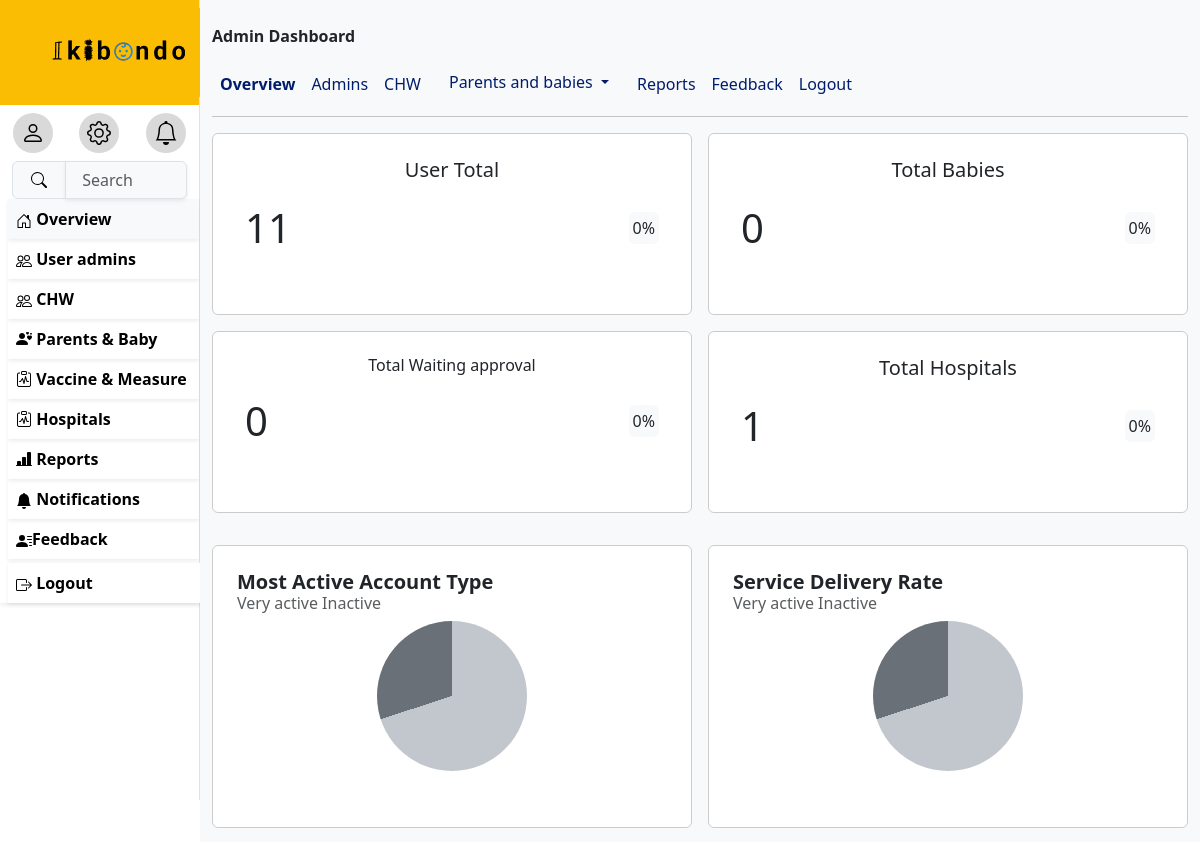
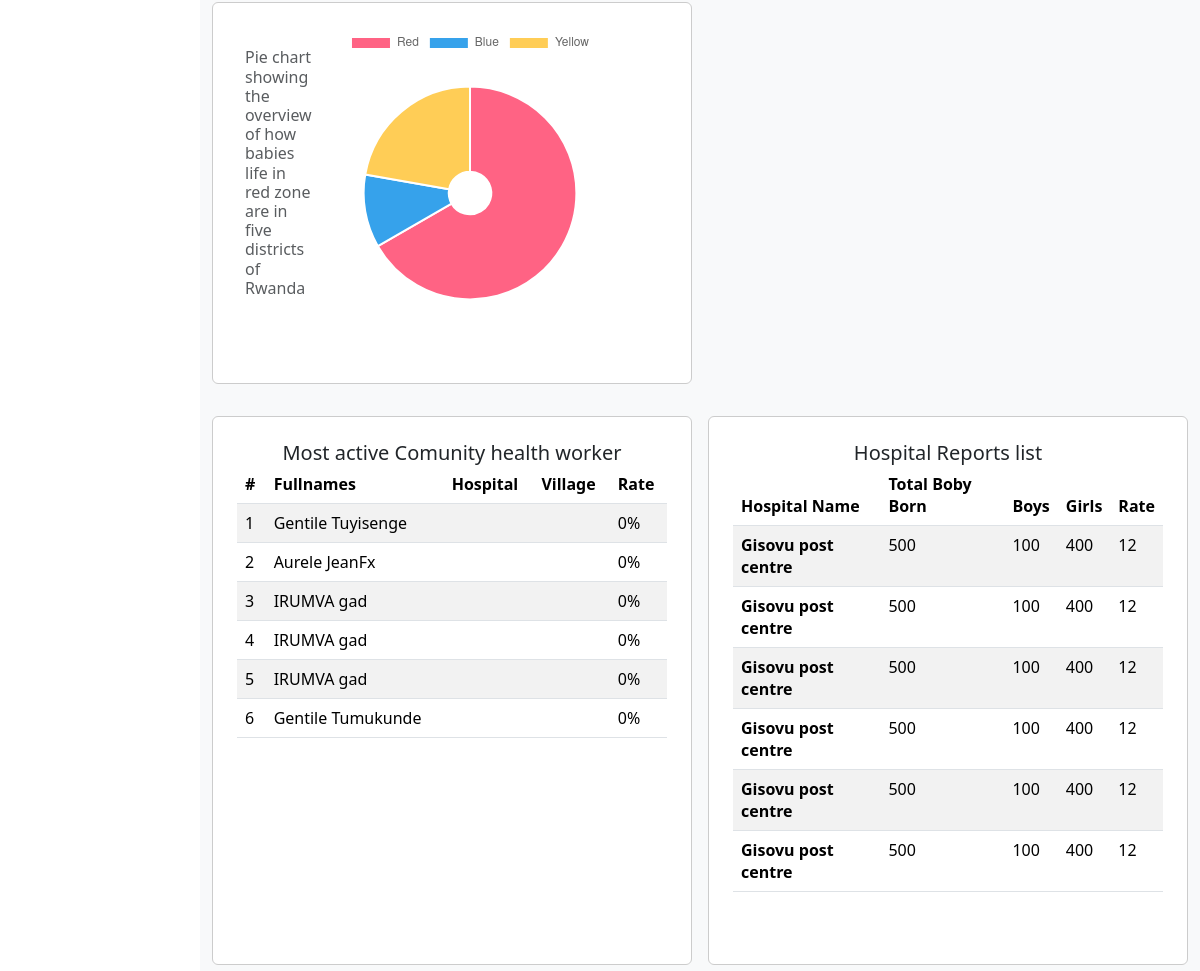
The page /useradmin/ (signed in, upper part) on the database as committed earlier (2 pictures, top to bottom).
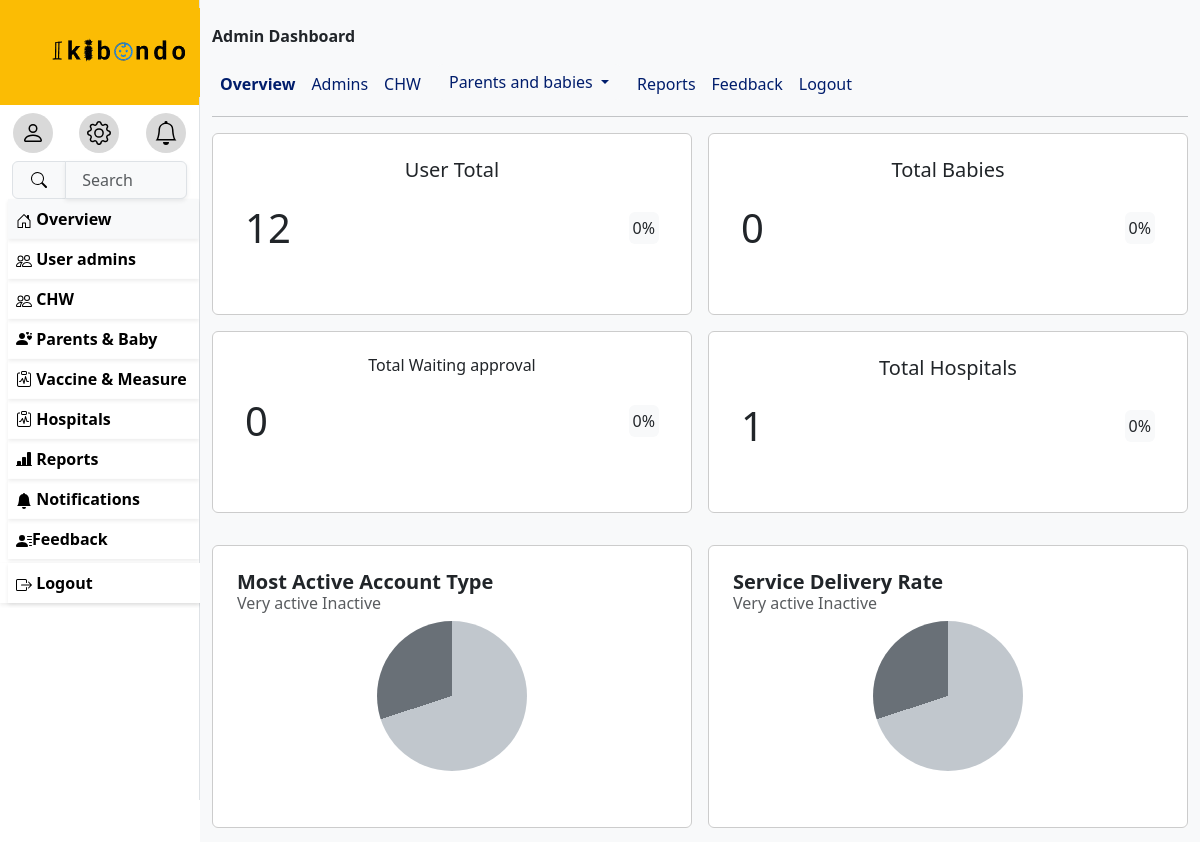
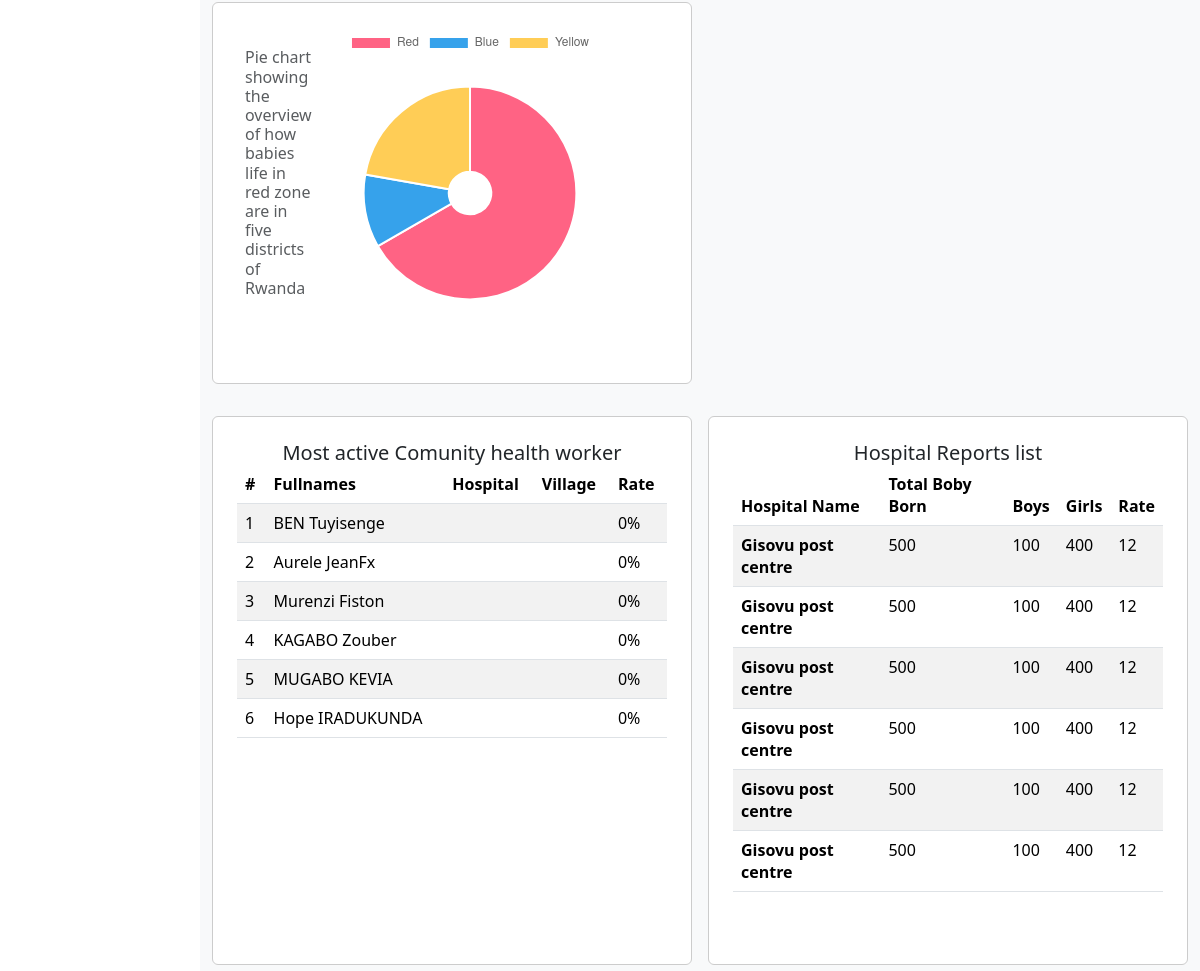
The same page on the database as committed later (2 pictures, top to bottom).
### ikibondoapp/models.py (models this page shows, shortened)
class Myuser(AbstractUser):
    ROLE_CHOICES = [
        ('Nurse', 'Nurse'),
        ('Superadmin', 'Superadmin'),
        ('Chw', 'Chw'),
        ('Parent', 'Parent'),
    ]
    GENDER_CHOICES = [
        ('Male', 'Male'),
        ('Female', 'Female'),
    ]
    username=None
    phone_number=models.CharField(max_length=10,validators=[
            RegexValidator(
                regex=r'^\d{10}$',
                message="Phone number must be 10 digits long.",
                code='invalid_phone_number'
            )
            ],
        unique=True)
    email=models.EmailField(unique=True,blank=True)
    role=models.CharField(choices=[('Nurse','Nurse'),('Superadmin','Superadmin'),('Chw','Chw'),('Parent','Parent')],max_length=50)
    gender= models.CharField(choices=[('Male','Male'),('Female','Female')],max_length=20)
    Age= models.PositiveIntegerField(null=True,validators=[
            RegexValidator(
                regex=r'^\d{2}$',
                message="age must be 2 digits long.",
                code='invalid_age_value'
            )
            ])
    need_password_change=models.BooleanField(default=True)
    USERNAME_FIELD='phone_number'
    REQUIRED_FIELDS=['email']
    object=CustomUserManager()

### ikibondoapp/views.py (the view)
# urls.py: path('useradmin/',useradmin,name='useradmin'),
@login_required(login_url='/login/')
def useradmin(request):
    user=request.user
    myusers=Myuser.objects.filter(role='Chw').order_by('-date_joined')
    return render(request,'admindashboard.html',{'user':user,'totals':total,'userchws':myusers})

### TEMPLATES/admindashboard.html (shortened to what the changed rows need)
{% extends 'base.html' %}
{% block content %}
<div class="wrapper">
  <div class="box hov">
    <div class="card-body">
      <div class="hstack pt-3 px-2">
      <div class="card-link"style="font-size: 40px;">
       {{totals.totaluser}}
      </div>
      <div class="card-link bg-light p-1 rounded ms-auto">0%</div>
      </div>
    </div>
  </div>
</div>
       <script>
           // Data setup
           const data = {
             labels: ['Red', 'Blue', 'Yellow'],
             datasets: [{
               label: 'My First Dataset',
               data: [300, 50, 100],
               backgroundColor: [
                 'rgb(255, 99, 132)',
                 'rgb(54, 162, 235)',
                 'rgb(255, 205, 86)'
               ],
               hoverOffset: 4
             }]
           };
           // Chart configuration
           const config = {
             type: 'doughnut',
             data: data,
             options:{
               responsive: true,          // Enables responsiveness
               maintainAspectRatio: false, // Prevents maintaining the default aspect ratio
               cutout: '20%', // Adjust the size of the inner radius (reduce doughnut thickness)
               radius: '80%', // Adjust the outer radius
             }
           };
           // Render the chart in the canvas
           const ctx = document.getElementById('myChart').getContext('2d');
           const myChart = new Chart(ctx, config);
      </script>
<div class="wrapper1 gx-2">
  <div class="box">
    <div class="card-body table-responsive">
    <table class="table table-striped table-hover">
      <thead>
        <tr>
          <th scope="col">#</th>
          <th scope="col">Fullnames</th>
          <th scope="col">Hospital</th>
          <th scope="col">Village</th>
          <th scope="col">Rate</th>
        </tr>
      </thead>
      <tbody>
       {% for users in userchws|slice:":6" %}
       <tr>
         <td>{{ forloop.counter }}</td>
         <td>{{users.first_name}} {{users.last_name}}</td>
         <td></td>
         <td></td>
         <td>0%</td>
       </tr>
       {%endfor%}
      </tbody>
    </table>
    </div>
  </div>
  <div class="box">
    <div class="card-body table-responsive">
    <table class="table table-striped table-hover">
      <thead>
        <tr>
          <th scope="col">Hospital Name</th>
          <th scope="col">Total Boby Born</th>
          <th scope="col">Boys</th>
          <th scope="col">Girls</th>
          <th scope="col">Rate</th>
        </tr>
      </thead>
      <tbody>
        <tr>
          <th scope="row">Gisovu post centre</th>
        </tr>
        <tr>
          <th scope="row">Gisovu post centre</th>
        </tr>
        <tr>
          <th scope="row">Gisovu post centre</th>
        </tr>
        <tr>
          <th scope="row">Gisovu post centre</th>
        </tr>
        <tr>
          <th scope="row">Gisovu post centre</th>
        </tr>
        <tr>
          <th scope="row">Gisovu post centre</th>
        </tr>
      </tbody>
    </table>
    </div>
  </div>
</div>
{%endblock%}

Rows that differ between the two databases and show on the page:
changed Myuser "Tuyisenge": first_name "Gentile" → "BEN"
changed Myuser: first_name "IRUMVA" → "Murenzi"; last_name "gad" → "Fiston"
changed Myuser: first_name "IRUMVA" → "KAGABO"; last_name "gad" → "Zouber"
changed Myuser: first_name "IRUMVA" → "MUGABO"; last_name "gad" → "KEVIA"
changed Myuser: first_name "Gentile" → "Hope"; last_name "Tumukunde" → "IRADUKUNDA"
Other text that changed with them:
{{ totals.totaluser }}: "11" → "12"
